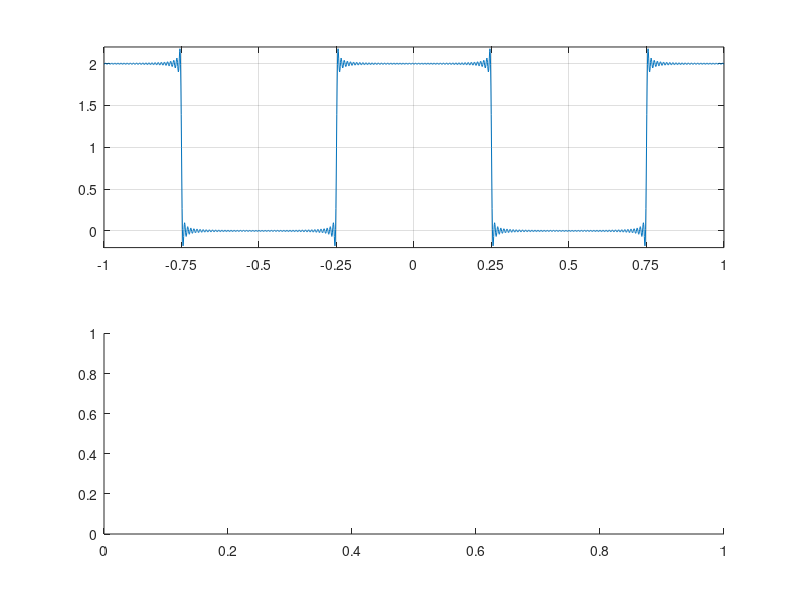

Write the MATLAB code that produced this figure. (Note: this script raises an error after producing the figure.)
t=-1:0.001:1;
x=1;
sign = 2;
for n=1:2:100
x=x+4/(n*pi)*cos(2*pi*n*t)*(-1)^sign;
sign=sign+1;
subplot(2,1,1), plot(t, x)
axis([-1 1 -0.2 2.2])
end
grid on
set(gca, 'xtick', -1:1/4:1)

f=-1000:0.5:1000;
X=fftshift(fft(x))/4001;
subplot(2,1,2), stem(f, real(X), 'r.')
axis([-15 15 -0.6 1.2])
grid on
set(gca, 'xtick', -14:1:14)
